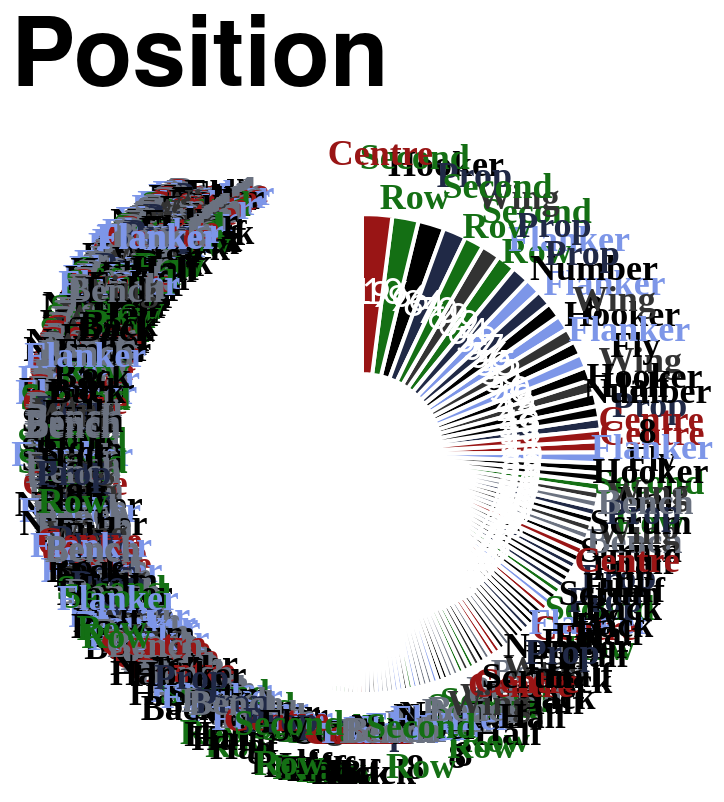

The specification (Vega-Lite) saved for this image:
### Vega-Lite specification from a JSON file in a GitHub repository (floating-point values rounded to 4 significant figures; data arrays with more than 128 entries replaced by an {"elided": "..."} marker saying what was removed)
{"config": {"axis": {"labelFont": "PT Sans Narrow, Helvetica Neue, Helvetica, Arial, sans-serif", "titleFont": "PT Sans Narrow, Helvetica Neue, Helvetica, Arial, sans-serif", "labelFontSize": 13, "titleFontSize": 24, "gridColor": "#202947", "gridOpacity": 0.2, "zindex": 1}, "text": {"font": "Lato, sans-serif"}, "bar": {"cornerRadiusEnd": 5}, "header": {"labelFont": "PT Sans Narrow, Helvetica Neue, Helvetica, Arial, sans-serif", "titleFont": "PT Sans Narrow, Helvetica Neue, Helvetica, Arial, sans-serif", "labelFontSize": 24, "titleFontSize": 28, "labelFontWeight": "bold", "orient": "left"}, "legend": {"labelFont": "PT Sans Narrow, Helvetica Neue, Helvetica, Arial, sans-serif", "titleFont": "PT Sans Narrow, Helvetica Neue, Helvetica, Arial, sans-serif", "labelFontSize": 14, "titleFontSize": 16, "titlePadding": 5, "fillColor": "white", "strokeColor": "black", "padding": 10, "titleFontWeight": "lighter", "titleFontStyle": "italic", "titleColor": "gray", "offset": 10}, "title": {"font": "PT Sans Narrow, Helvetica Neue, Helvetica, Arial, sans-serif", "fontSize": 48, "fontWeight": "bold", "anchor": "start", "align": "center", "titlePadding": 20, "subtitlePadding": 10, "subtitleFontSize": 13, "subtitleColor": "", "subtitleFontStyle": "italic", "offset": 15, "color": "black"}, "axisX": {"labelAngle": 0}, "facet": {"title": null, "header": null, "align": {"row": "each", "column": "each"}}, "resolve": {"scale": {"y": "independent", "facet": "independent"}}, "background": "transparent", "scale": {"offsetBandPaddingOuter": 0.2, "offsetBandPaddingInner": 0.1}, "view": {"stroke": null, "background": "transparent"}}, "layer": [{"mark": {"type": "arc", "innerRadius": 40, "outerRadius": 120, "stroke": "#ffffff", "strokeWidth": 2}, "encoding": {"color": {"field": "position", "legend": null, "scale": {"domain": ["Prop", "Flanker", "Second Row", "Centre", "Wing", "Fly Half", "Hooker", "Scrum Half", "Full Back", "Number 8", "Bench"], "range": ["#202946", "#7d96e8", "#146f14", "#991515", "#333333", "#000000", "#000000", "#000000", "#000000", "#000000", "#6b7280"]}, "sort": {"field": "sort_order", "op": "min", "order": "ascending"}, "type": "nominal"}, "order": {"field": "appearances", "sort": "ascending", "type": "quantitative"}, "theta": {"field": "appearances", "sort": "descending", "stack": true, "title": "Appearances", "type": "quantitative"}, "tooltip": [{"field": "player", "title": "Player", "type": "nominal"}, {"field": "position", "title": "Position", "type": "nominal"}, {"field": "appearances", "title": "Appearances", "type": "quantitative"}]}}, {"mark": {"type": "text", "dy": -5, "font": "PT Sans Narrow", "fontSize": 18, "fontWeight": "bold", "radius": 145}, "encoding": {"color": {"field": "position", "legend": null, "scale": {"domain": ["Prop", "Flanker", "Second Row", "Centre", "Wing", "Fly Half", "Hooker", "Scrum Half", "Full Back", "Number 8", "Bench"], "range": ["#202946", "#7d96e8", "#146f14", "#991515", "#333333", "#000000", "#000000", "#000000", "#000000", "#000000", "#6b7280"]}, "type": "nominal"}, "opacity": {"condition": {"test": "datum.appearances > 2", "value": 1}, "value": 0}, "order": {"field": "appearances", "sort": "ascending", "type": "quantitative"}, "text": {"field": "position_label", "type": "nominal"}, "theta": {"field": "appearances", "sort": "descending", "stack": true, "title": "Appearances", "type": "quantitative"}}, "transform": [{"calculate": "split(datum.position, ' ')", "as": "position_label"}]}, {"mark": {"type": "text", "color": "white", "fontSize": 18, "radius": 80}, "encoding": {"order": {"field": "appearances", "sort": "ascending", "type": "quantitative"}, "text": {"field": "appearances", "type": "nominal"}, "theta": {"field": "appearances", "sort": "descending", "stack": true, "title": "Appearances", "type": "quantitative"}}}], "data": {"name": "data-68505e7fc9692b44ec3b6ab84712d598"}, "height": 300, "resolve": {"scale": {"color": "shared"}}, "title": "Position", "width": 300, "$schema": "https://vega.github.io/schema/vega-lite/v5.20.1.json", "datasets": {"data-68505e7fc9692b44ec3b6ab84712d598": {"elided": "770 records"}}}
